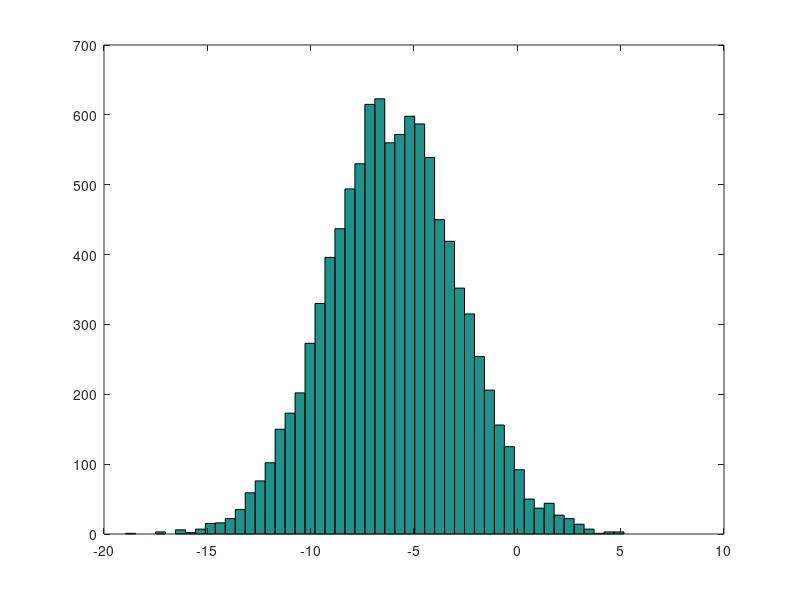

Source code (MATLAB): (Note: this script raises an error after producing the figure.)
1 == 2 % false
1 ~= 2 % true
1 && 0 % and
1 || 0 % OR
xor(1,0) % XOR

PS1('>>'); % to change sign

a = pi;
disp(a);
disp(sprintf('2 decimals: %0.2f', a))
disp(sprintf('6 decimals: %0.6f', a))

format long
format short


A = [1  2; 3 4 ; 5 6]
A = [ 1 2;
3 4;
5 6]

v = [1 2 3] # row vector
v = [1; 2; 3] # column vector

v = 1:0.1:2 # from 1(inlc) to 2(inlc) increasing by 0.1

ones(2,3) # 2 by 3 matrix
C = 2*ones(2*3)
w = ones(1,3)
w = zeros(1,3)
w = rand(1,3) # 1*3 random number matirx from 0 to 1 by uniform distribution

rand(3,3) # 3 * 3 uni. distri. matrix

w = randn(1,3) # 1*3 random number matrix by gaussian(normal) distribution

w = -6 + sqrt(10) * (randn(1,10000))
hist(w)
hist(w,50)

eye(4) # 4 by 4 identity matirx
help eye # help function


A = [1 2; 3 4; 5 6]
size(A)
size(A,1)
size(A,2)

v = [1 2 3 4]
length(v)

length([1;2;3;4;5])



% loading data
load featuresX.dat
load priceY.dat
load('featureX.dat')

who % what are the variables 
whos % with some detail 
size(featuresX)

save hello.mat v; % save hello.mat as v

clears
whoswho
load hello.txt v -ascii % save as human readable text

A = [1 2; 3 4; 5 6]
A(3,2)

A(2,:)
A([1,3], :)

A(:,2) = [10; 11; 12]

A = [A, [100; 101; 102]] % append a column vector
A(:) % put all elemetns of A into a single vectdor

B = [11 12; 13 14; 15 16]

C = [A B]% concatenating A and B into a matrix by columns
C = [A;B]% concatenating by rows

C = [1 1; 2 2]
A*C
A.*B % elementwise multiplication
A.^2 % elemetnwise squaring

v = [1; 2; 3]
1 ./ v
1 ./ A
log(v)
exp(v)
abs(v) % absolute value
abs([-1; 2; -3])
-v % negative
v + ones(length(v), 1)
v + 1 % here 1 = ones(length(v), 1)

A' % A trnaspose
(A')' % must be A

%% max(vector) = maximum value of the vector
%% max(matrix) = maximum value of each column
a = [1 15 2 0.5]
val = max(a)
max(A) % column wise maximum
w = [1; 2; 3]
max(w) 

a < 3 % logical question for each elements
find(a<3) % output the index of elements for the condition

magic(3) % 3-by-3 magic square(diagonal, rows, columns sums are equal)
help magic
[r, c] = find(A >= 7)
A(2,3)

sum(a) % sum of elements
prod(a) % product of elements 

rand(3)

max(A, [], 1) % maximum values of each columns
max(A, [], 2) % maximum values of each rows

